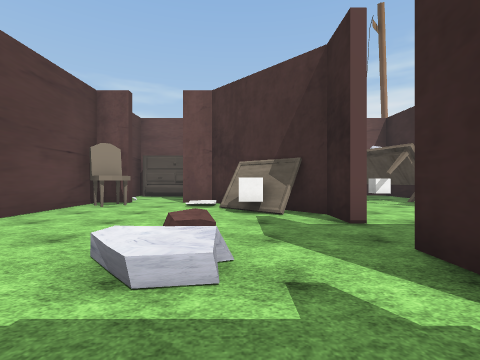
[1] (above)

24 first-person views from a walk through a 3-D level made in the Unity game engine. The camera is 1.4 m above the floor, looks level and sees 85° across. The floor is counted in squares, 2 m on a side. Each view is taken from the middle of a square. On the plan, view 1 faces up. The plan holds only what a view shows up to about 9 squares ahead; the rest is blank. The place goes on beyond the plan. Some surface patterns are stand-ins.

[2]
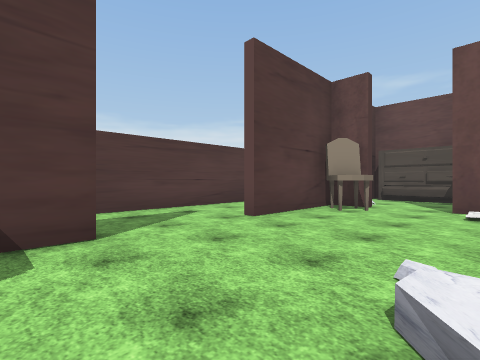

[3]
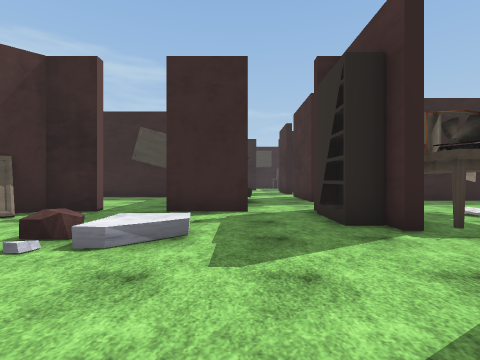

[4]
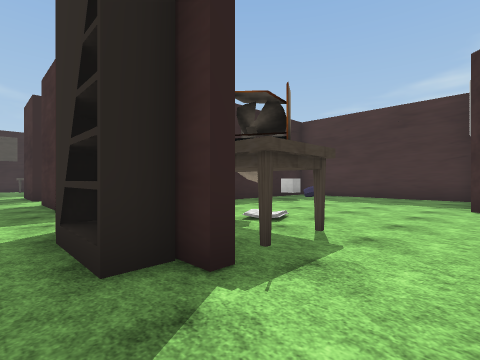

[5]
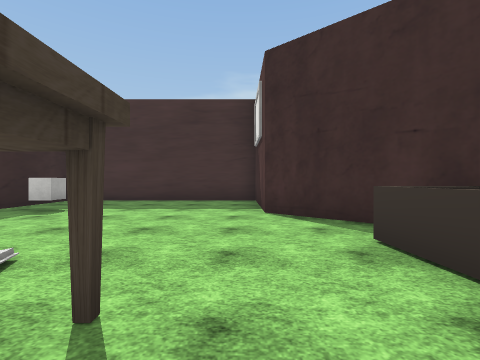

[6]
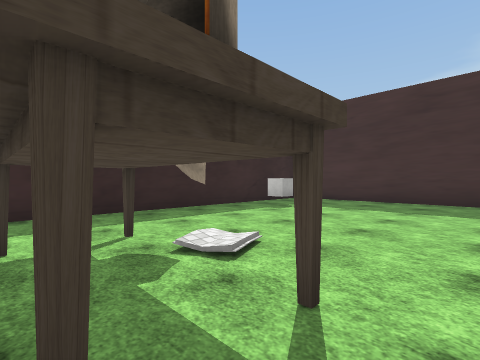

[7]
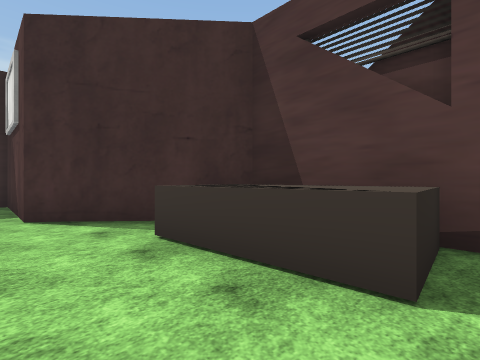

[8]
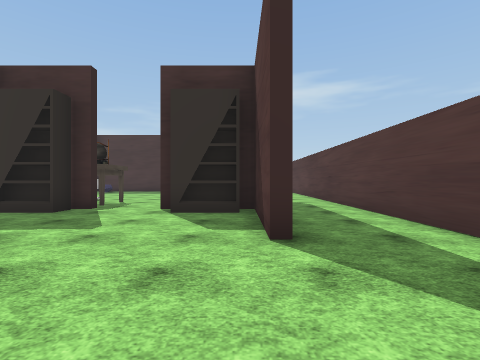

[9]
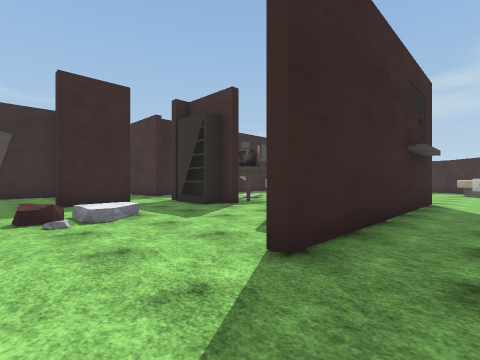

[10]
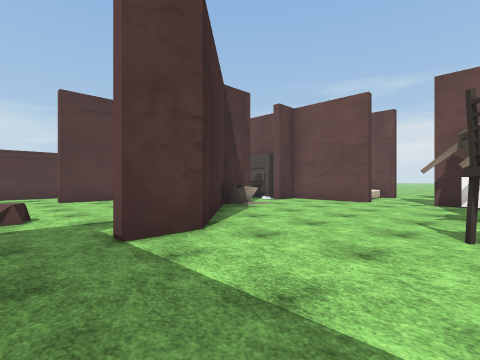

[11]
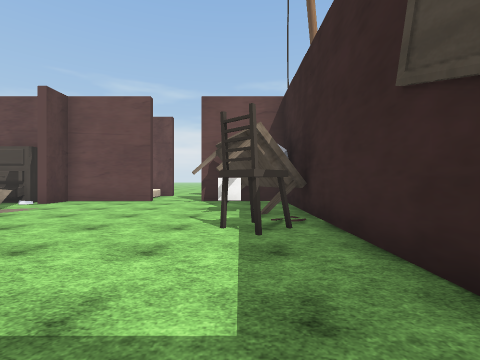

[12]
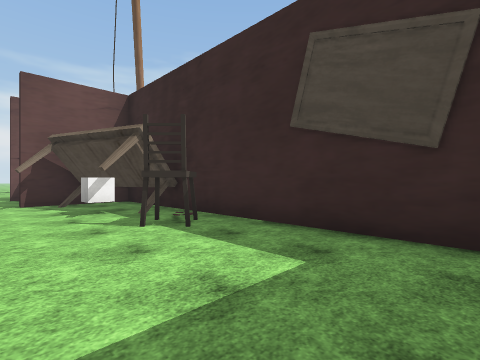

[13]
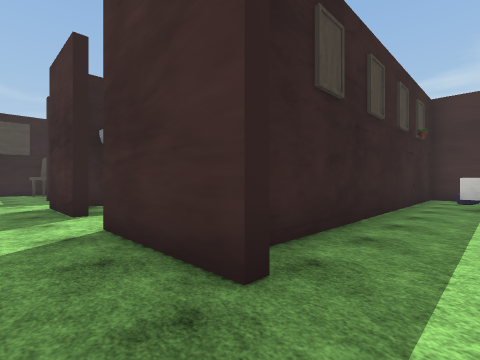

[14]
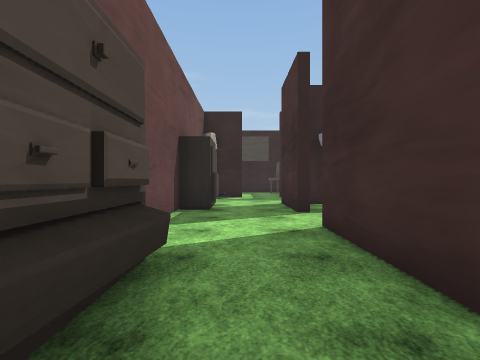

[15]
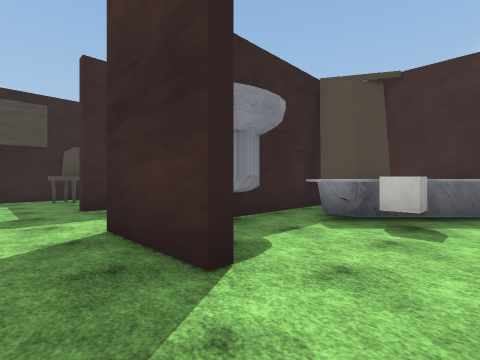

[16]
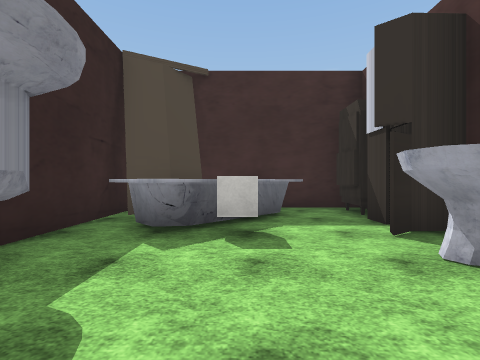

[17]
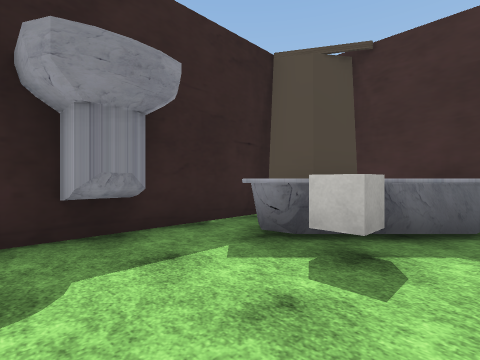

[18]
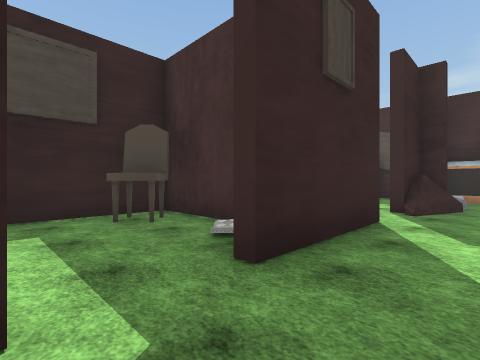

[19]
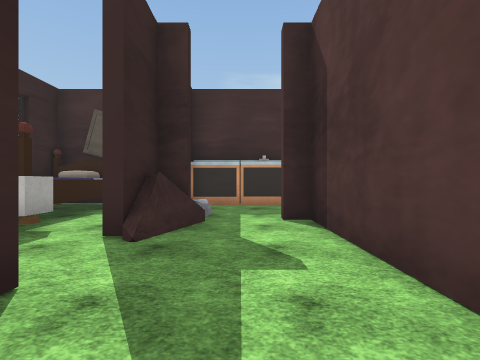

[20]
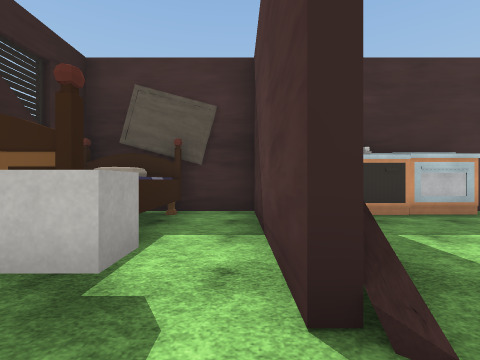

[21]
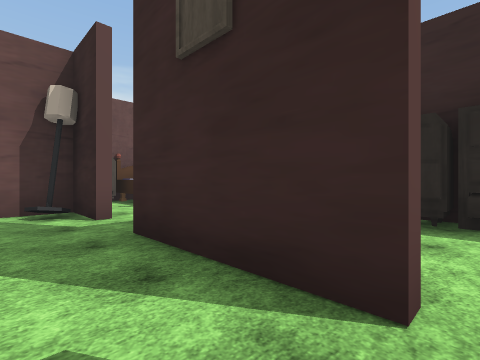

[22]
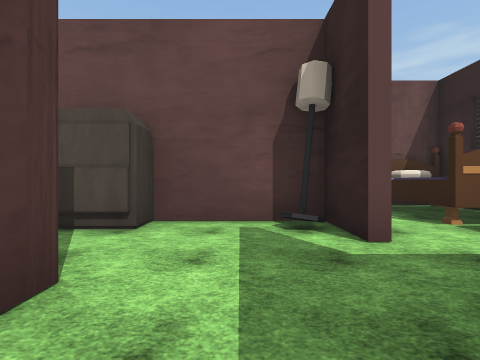

[23]
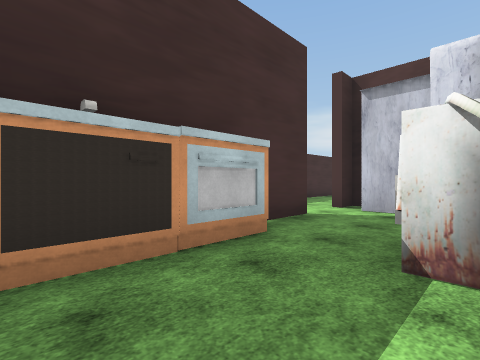

[24]
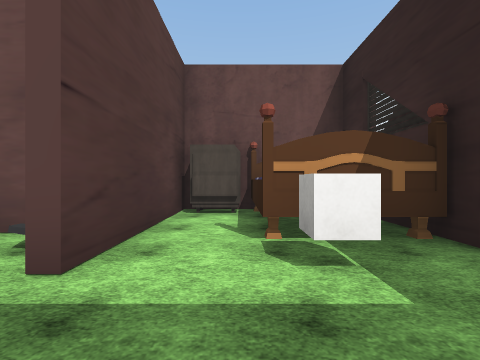

### Floor plan
Key: @ floor where view 1 was taken; # wall or solid block; . main floor; : floor 0.25 m higher than the main floor; / step, stairs or slope; C cube; H chair; B bookshelf; T TV; I thing the floor can be seen under or through; R drawers; S sink; E stove; L lamp; F fridge; O other object.
Columns run from 7 left of view 1 to 17 right of it. Each row starts with its distance up from view 1.
 13           ..
 12       ####.###
 11    ####.....##
 10    .........##
  9    ...#.....C#
  8    #..#O.....#
  7 #  HH./#....H#
  6 #.#....C#....#
  5 #.#.....##...#
  4 #............#      ###OO
  3 #.....#......#      #..OO
  2 #.....//.#    #######..OO
  1 #.#......#.##...##..L..OO
  0 #.#....@............#..C#
 -1 #.#BB..BB#..##..###.....#
 -2 #.##...#TI..#.....#.#..HH
 -3 #..BB..TII..##...##.#####
 -4 #..BB...:...##.CO #.#...#
 -5  ..BB.......#..COO#.....#
 -6   ./#.......#.OOO##....
 -7     ##......##  ###.#.CO
 -8      #....C.###FO##.#..O
 -9      #......#O FC...#..O
-10      #.....O#O..EESRR..OO
-11      ########..##ES#R####
-12            ...

Positions as (right, up) in squares from view 1, and headings:
1: (0, 0), facing up
2: (-1, 1), facing up-left
3: (-4, 1), facing right
4: (-2, 0), facing down-right
5: (-1, -2), facing down
6: (-1, -2), facing down-right
7: (-1, -2), facing down-left
8: (-4, 5), facing down
9: (-6, 4), facing down-right
10: (5, 3), facing up-left
11: (5, 3), facing up
12: (3, 3), facing up-right
13: (3, 0), facing down-right
14: (3, 0), facing right
15: (7, 0), facing down-right
16: (8, -1), facing down
17: (7, -2), facing down-right
18: (12, 0), facing down-right
19: (12, -3), facing down
20: (14, -5), facing down
21: (12, -5), facing up-right
22: (12, -3), facing up
23: (12, -8), facing down-left
24: (15, -2), facing up
